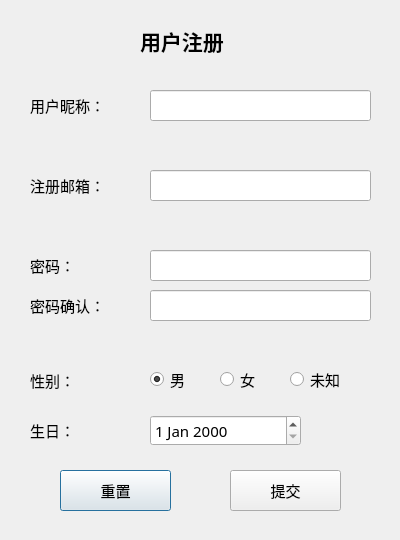
<?xml version="1.0" encoding="UTF-8"?>
<ui version="4.0">
 <class>Register</class>
 <widget class="QDialog" name="Register">
  <property name="enabled">
   <bool>true</bool>
  </property>
  <property name="geometry">
   <rect>
    <x>0</x>
    <y>0</y>
    <width>400</width>
    <height>540</height>
   </rect>
  </property>
  <property name="windowTitle">
   <string>Dialog</string>
  </property>
  <widget class="QLabel" name="label">
   <property name="geometry">
    <rect>
     <x>140</x>
     <y>20</y>
     <width>201</width>
     <height>41</height>
    </rect>
   </property>
   <property name="font">
    <font>
     <family>微软雅黑</family>
     <pointsize>16</pointsize>
     <weight>75</weight>
     <bold>true</bold>
    </font>
   </property>
   <property name="text">
    <string>用户注册</string>
   </property>
  </widget>
  <widget class="QLineEdit" name="nameEdit">
   <property name="geometry">
    <rect>
     <x>150</x>
     <y>90</y>
     <width>221</width>
     <height>31</height>
    </rect>
   </property>
   <property name="font">
    <font>
     <family>Microsoft YaHei</family>
     <pointsize>11</pointsize>
    </font>
   </property>
   <property name="text">
    <string/>
   </property>
  </widget>
  <widget class="QLabel" name="label_2">
   <property name="geometry">
    <rect>
     <x>30</x>
     <y>90</y>
     <width>81</width>
     <height>31</height>
    </rect>
   </property>
   <property name="font">
    <font>
     <family>Microsoft YaHei</family>
     <pointsize>11</pointsize>
    </font>
   </property>
   <property name="text">
    <string>用户昵称：</string>
   </property>
  </widget>
  <widget class="QLabel" name="label_3">
   <property name="geometry">
    <rect>
     <x>30</x>
     <y>250</y>
     <width>71</width>
     <height>31</height>
    </rect>
   </property>
   <property name="font">
    <font>
     <family>Microsoft YaHei</family>
     <pointsize>11</pointsize>
    </font>
   </property>
   <property name="text">
    <string>密码：</string>
   </property>
  </widget>
  <widget class="QLabel" name="label_4">
   <property name="geometry">
    <rect>
     <x>30</x>
     <y>290</y>
     <width>161</width>
     <height>31</height>
    </rect>
   </property>
   <property name="font">
    <font>
     <family>Microsoft YaHei</family>
     <pointsize>11</pointsize>
    </font>
   </property>
   <property name="text">
    <string>密码确认：</string>
   </property>
  </widget>
  <widget class="QLineEdit" name="emailEdit">
   <property name="geometry">
    <rect>
     <x>150</x>
     <y>170</y>
     <width>221</width>
     <height>31</height>
    </rect>
   </property>
   <property name="font">
    <font>
     <family>Microsoft YaHei</family>
     <pointsize>11</pointsize>
    </font>
   </property>
  </widget>
  <widget class="QLabel" name="label_5">
   <property name="geometry">
    <rect>
     <x>30</x>
     <y>170</y>
     <width>81</width>
     <height>31</height>
    </rect>
   </property>
   <property name="font">
    <font>
     <family>Microsoft YaHei</family>
     <pointsize>11</pointsize>
    </font>
   </property>
   <property name="text">
    <string>注册邮箱：</string>
   </property>
  </widget>
  <widget class="QLabel" name="label_6">
   <property name="geometry">
    <rect>
     <x>30</x>
     <y>370</y>
     <width>81</width>
     <height>21</height>
    </rect>
   </property>
   <property name="font">
    <font>
     <family>微软雅黑</family>
     <pointsize>11</pointsize>
    </font>
   </property>
   <property name="text">
    <string>性别：</string>
   </property>
  </widget>
  <widget class="QRadioButton" name="radioMan">
   <property name="geometry">
    <rect>
     <x>150</x>
     <y>370</y>
     <width>115</width>
     <height>19</height>
    </rect>
   </property>
   <property name="font">
    <font>
     <family>微软雅黑</family>
     <pointsize>11</pointsize>
    </font>
   </property>
   <property name="text">
    <string>男</string>
   </property>
   <property name="checked">
    <bool>true</bool>
   </property>
  </widget>
  <widget class="QRadioButton" name="radioWoman">
   <property name="geometry">
    <rect>
     <x>220</x>
     <y>370</y>
     <width>115</width>
     <height>19</height>
    </rect>
   </property>
   <property name="font">
    <font>
     <family>微软雅黑</family>
     <pointsize>11</pointsize>
    </font>
   </property>
   <property name="text">
    <string>女</string>
   </property>
  </widget>
  <widget class="QRadioButton" name="radioUnknown">
   <property name="geometry">
    <rect>
     <x>290</x>
     <y>370</y>
     <width>115</width>
     <height>19</height>
    </rect>
   </property>
   <property name="font">
    <font>
     <family>微软雅黑</family>
     <pointsize>11</pointsize>
    </font>
   </property>
   <property name="text">
    <string>未知</string>
   </property>
  </widget>
  <widget class="QLineEdit" name="passwordEdit">
   <property name="geometry">
    <rect>
     <x>150</x>
     <y>250</y>
     <width>221</width>
     <height>31</height>
    </rect>
   </property>
   <property name="font">
    <font>
     <family>Microsoft YaHei</family>
     <pointsize>11</pointsize>
    </font>
   </property>
   <property name="echoMode">
    <enum>QLineEdit::Password</enum>
   </property>
  </widget>
  <widget class="QLineEdit" name="passwordEdit2">
   <property name="geometry">
    <rect>
     <x>150</x>
     <y>290</y>
     <width>221</width>
     <height>31</height>
    </rect>
   </property>
   <property name="font">
    <font>
     <family>Microsoft YaHei</family>
     <pointsize>11</pointsize>
    </font>
   </property>
   <property name="echoMode">
    <enum>QLineEdit::Password</enum>
   </property>
  </widget>
  <widget class="QDateEdit" name="dateEdit">
   <property name="geometry">
    <rect>
     <x>150</x>
     <y>415</y>
     <width>151</width>
     <height>31</height>
    </rect>
   </property>
   <property name="font">
    <font>
     <family>Microsoft YaHei</family>
     <pointsize>11</pointsize>
    </font>
   </property>
  </widget>
  <widget class="QLabel" name="label_7">
   <property name="geometry">
    <rect>
     <x>30</x>
     <y>420</y>
     <width>81</width>
     <height>21</height>
    </rect>
   </property>
   <property name="font">
    <font>
     <family>Microsoft YaHei</family>
     <pointsize>11</pointsize>
    </font>
   </property>
   <property name="text">
    <string>生日：</string>
   </property>
  </widget>
  <widget class="QPushButton" name="resetButton">
   <property name="geometry">
    <rect>
     <x>60</x>
     <y>470</y>
     <width>111</width>
     <height>41</height>
    </rect>
   </property>
   <property name="font">
    <font>
     <family>Microsoft YaHei</family>
     <pointsize>11</pointsize>
    </font>
   </property>
   <property name="text">
    <string>重置</string>
   </property>
  </widget>
  <widget class="QPushButton" name="submitButton">
   <property name="geometry">
    <rect>
     <x>230</x>
     <y>470</y>
     <width>111</width>
     <height>41</height>
    </rect>
   </property>
   <property name="font">
    <font>
     <family>微软雅黑</family>
     <pointsize>11</pointsize>
    </font>
   </property>
   <property name="text">
    <string>提交</string>
   </property>
  </widget>
  <widget class="QLabel" name="nameCheckLabel">
   <property name="geometry">
    <rect>
     <x>40</x>
     <y>120</y>
     <width>321</width>
     <height>31</height>
    </rect>
   </property>
   <property name="font">
    <font>
     <family>微软雅黑</family>
     <pointsize>9</pointsize>
    </font>
   </property>
   <property name="text">
    <string/>
   </property>
   <property name="alignment">
    <set>Qt::AlignCenter</set>
   </property>
  </widget>
  <widget class="QLabel" name="emailCheckLabel">
   <property name="geometry">
    <rect>
     <x>40</x>
     <y>200</y>
     <width>321</width>
     <height>31</height>
    </rect>
   </property>
   <property name="font">
    <font>
     <family>微软雅黑</family>
     <pointsize>9</pointsize>
    </font>
   </property>
   <property name="text">
    <string/>
   </property>
   <property name="alignment">
    <set>Qt::AlignCenter</set>
   </property>
  </widget>
  <widget class="QLabel" name="psCheckLabel">
   <property name="geometry">
    <rect>
     <x>40</x>
     <y>320</y>
     <width>321</width>
     <height>31</height>
    </rect>
   </property>
   <property name="font">
    <font>
     <family>微软雅黑</family>
     <pointsize>9</pointsize>
    </font>
   </property>
   <property name="text">
    <string/>
   </property>
   <property name="alignment">
    <set>Qt::AlignCenter</set>
   </property>
  </widget>
 </widget>
 <resources/>
 <connections/>
</ui>
